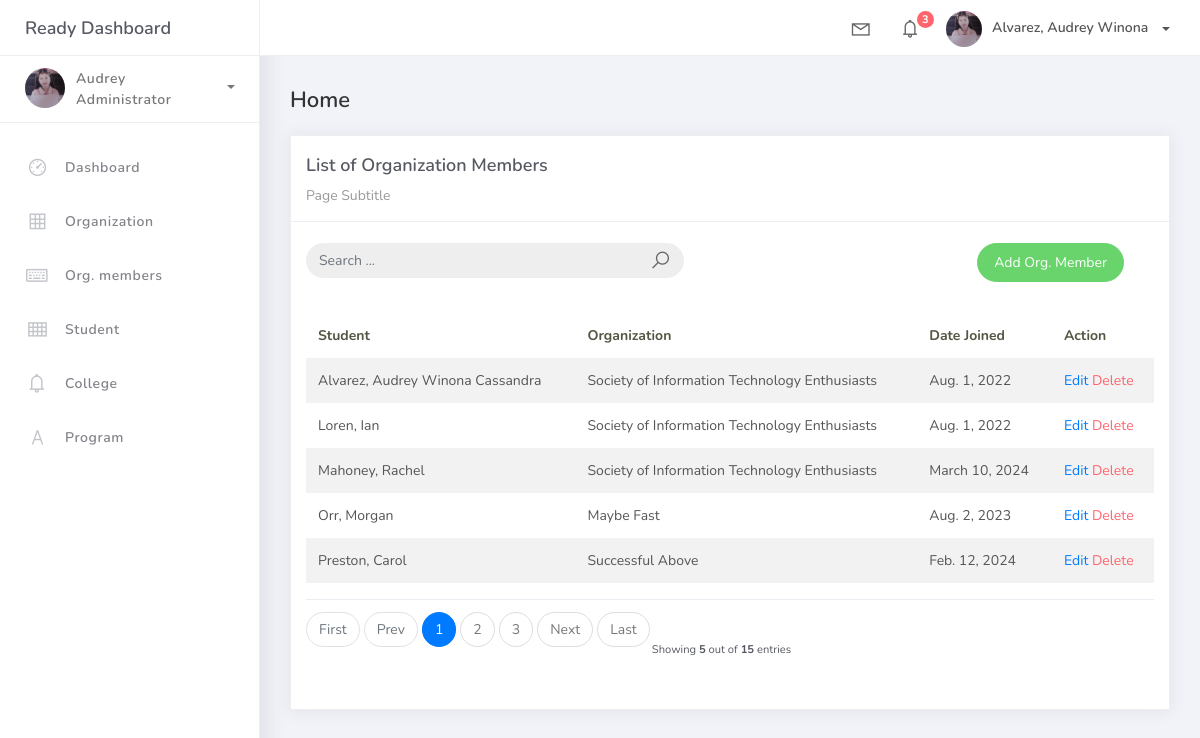
Screenshot of /orgmember_list/ with the database file from the repository.
### studentorg/models.py (models this page shows)
class BaseModel(models.Model):
    created_at = models.DateTimeField(auto_now_add=True, db_index=True)
    updated_at = models.DateTimeField(auto_now=True)
    class Meta:
        abstract = True

class OrgMember(BaseModel):
    student = models.ForeignKey(Student, on_delete=models.CASCADE)
    organization = models.ForeignKey(Organization, on_delete=models.CASCADE)
    date_joined = models.DateField()

class Student(BaseModel):
    student_id = models.CharField(max_length=15)
    lastname = models.CharField(max_length=25)
    firstname = models.CharField(max_length=25)
    middlename = models.CharField(max_length=25, blank=True, null=True)
    program = models.ForeignKey(Program, on_delete=models.CASCADE)
    def __str__(self):
        return f"{self.lastname}, {self.firstname}"

class Organization(BaseModel):
    name = models.CharField(max_length=250)
    college = models.ForeignKey(
        College, null=True, blank=True, on_delete=models.CASCADE)
    description = models.CharField(max_length=500)
    def __str__(self):
        return self.name

### studentorg/views.py (the view)
# urls.py: path('orgmember_list/', a.OrgMemberListView.as_view(), name='orgmember-list'),
class OrgMemberListView(ListView):
    model = OrgMember
    context_object_name = 'orgmember'
    template_name = 'orgmember_list.html'
    paginate_by = 5
    def get_queryset(self, *args, **kwargs):
        qs = super().get_queryset(*args, **kwargs)
        query = self.request.GET.get('q')
        if query:
            qs = qs.filter(
                Q(student__lastname__icontains=query),
                Q(student__firstname__icontains=query),
                Q(organization__name__icontains=query),
            )
        return qs

### templates/orgmember_list.html
{% extends 'base.html' %} {% load static %} {% block content %}
<div class="content">
    <div class="container-fluid">
        <h4 class="page-title">Home</h4>
        <div class="row">
            <div class="col-md-12">
                <div class="card">
                    <div class="card-header">
                        <div class="card-title">List of Organization Members</div>
                        <div class="card-category">Page Subtitle</div>
                    </div>
                    <br>
                        <div class="col-md-12 row">
                            <div class="col-md-6">
                                <form class="navbar-left navbar-form nav-search mr-md-3" action="{% url 'student-list' %}">
                                    <div class="input-group">
                                        <input type="text" placeholder="Search ..." class="form-control" name="q">
                                        <div class="input-group-append">
                                        <span class="input-group-text">
                                            <i class="la la-search search-icon"></i>
                                        </span>
                                        </div>
                                    </div>
                                </form>
                            </div>
                            <div class="col-md-6">
                                <div class="pull-right">
                                    <a href="{% url 'orgmember-add' %}" class="btn btn-success btn-rounded">Add Org. Member</a>
                                </div>
                            </div>
                        </div>
                    <div class="card-body">
                        <table class="table table-striped mt-3">
                            <thead>
                                <tr>
                                    <th scope="col">Student</th>
                                    <th scope="col">Organization</th>
                                    <th scope="col">Date Joined</th>
                                    <th scope="col">Action</th>
                                </tr>
                            </thead>
                            <tbody>
                                {% for object in object_list %}
                                <tr>
                                    <td>{{ object.student }}</td>
                                    <td>{{ object.organization }}</td>
                                    <td>{{ object.date_joined  }}</td>
                                    <td>
                                        <a href="/orgmember_list/{{ object.id }}">Edit</a>
                                        <a href="/orgmember_list/{{ object.id }}/delete" class="text-danger">Delete</a>
                                    </td>
                                </tr>
                                {% empty %}
                                <tr>
                                    <td colspan="4" style="text-align: center">
                                    <p class="text-sm font-weight-bold mb-0">No Records Found</p>
                                    </td>
                                </tr>
                                {% endfor %}
                            </tbody>
                        </table>
                        {% include 'includes/pagination.html' %}
                    </div>
                </div>
            </div>
        </div>
    </div>
</div>
{% endblock %}

### rows the page displays
OrgMember: student "Alvarez, Audrey Winona Cassandra", organization "Society of Information Technology Enthusiasts", date_joined "Aug. 1, 2022"
OrgMember: student "Loren, Ian", organization "Society of Information Technology Enthusiasts", date_joined "Aug. 1, 2022"
OrgMember: student "Mahoney, Rachel", organization "Society of Information Technology Enthusiasts", date_joined "March 10, 2024"
OrgMember: student "Orr, Morgan", organization "Maybe Fast", date_joined "Aug. 2, 2023"
OrgMember: student "Preston, Carol", organization "Successful Above", date_joined "Feb. 12, 2024"

### other values shown
{{ page_num }} "1"
{{ page_num }} "2" "3"
{{ object_list.count }} "5"
{{ paginator.count }} "15"
